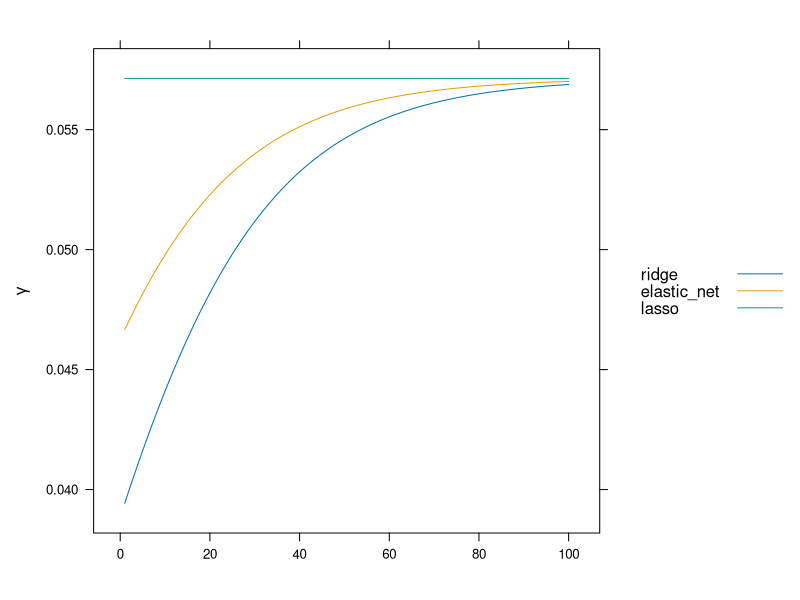

Source code (R):
## ---- chunk 1
knitr::opts_chunk$set(
  collapse = TRUE,
  comment = "#>"
)
## ---- chunk 2
x <- with(trees, cbind(Girth, Height))
y <- trees$Volume
## ---- chunk 3
sgdnet_sd <- function(x) sqrt(sum((x - mean(x))^2)/length(x))
n <- nrow(x)
x_bar <- colSums(x)/n
x_sd <- apply(x, 2, sgdnet_sd)
x <- scale(x, center = x_bar, scale = x_sd)
## ---- chunk 4
y_bar <- mean(y)
y_sd <- sgdnet_sd(y)
y <- (y - y_bar)/y_sd
## ---- chunk 5
alpha <- 0.5
(lambda_max <- max(abs(crossprod(y, x)))/(max(0.001, alpha)*n))
## ---- chunk 6
lambda.min.ratio <- 0.01
nlambda <- 100
lambda <- exp(seq(log(lambda_max),
                  log(lambda_max*lambda.min.ratio),
                  length.out = nlambda))
head(lambda)
## ---- chunk 7
lambda_out <- lambda*y_sd
head(lambda_out)
## ---- chunk 8
reg <- sapply(c(0, 0.5, 1), function(alpha_i) {
  lambda_2 <- (1 - alpha_i)*lambda/n # l2 penalty
  L <- max(rowSums(x^2)) + lambda_2
  n <- nrow(x)
  mu <- 2*lambda_2
  step_size <- 1 / (2*(L + pmin(mu*n, L)))
})
reg <- as.data.frame(reg)
colnames(reg) <- c("ridge", "elastic_net", "lasso")

library(lattice)
xyplot(ridge + elastic_net + lasso ~ seq_len(nlambda), 
       data = reg, type = "l",
       xlab = NULL,
       ylab = expression(gamma),
       auto.key = list(lines = TRUE, points = FALSE, space = "right"))

